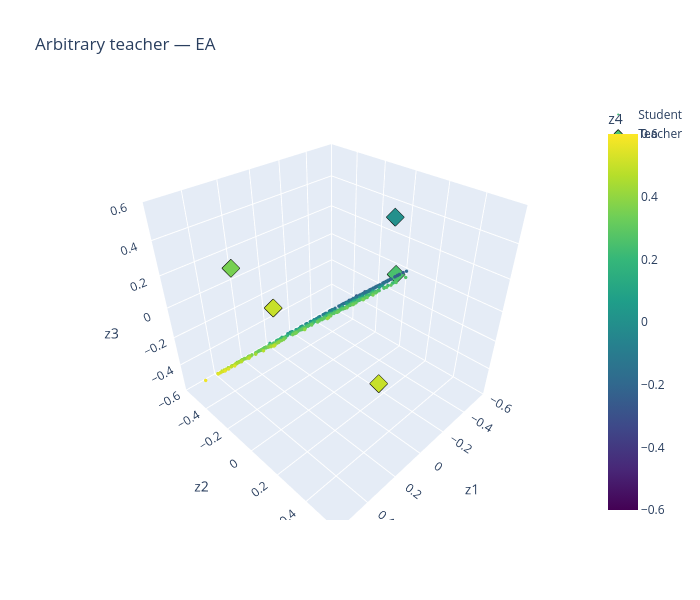

Write notebook code for a chart like this one.
### Code cell
plot_particles_3d(h_ea_arb["particles"][-1], teacher_arb, "Arbitrary teacher — EA")

### Figure 1 — Plotly figure (JSON) as saved in the notebook; plotly's stock layout.template omitted (floating-point values rounded to 4 significant figures; data arrays with more than 128 entries replaced by an {"elided": "..."} marker saying what was removed)
{"data": [{"marker": {"cmax": 0.6, "cmin": -0.6, "color": {"elided": "500 float values"}, "colorbar": {"title": {"text": "z4"}}, "colorscale": [[0, "#440154"], [0.1111, "#482878"], [0.2222, "#3e4989"], [0.3333, "#31688e"], [0.4444, "#26828e"], [0.5556, "#1f9e89"], [0.6667, "#35b779"], [0.7778, "#6ece58"], [0.8889, "#b5de2b"], [1, "#fde725"]], "size": 2}, "mode": "markers", "name": "Student", "type": "scatter3d", "x": {"elided": "500 float values"}, "y": {"elided": "500 float values"}, "z": {"elided": "500 float values"}}, {"marker": {"cmax": 0.6, "cmin": -0.6, "color": [0.25, 0.5, 0.0, 0.5, 0.35], "colorscale": [[0, "#440154"], [0.1111, "#482878"], [0.2222, "#3e4989"], [0.3333, "#31688e"], [0.4444, "#26828e"], [0.5556, "#1f9e89"], [0.6667, "#35b779"], [0.7778, "#6ece58"], [0.8889, "#b5de2b"], [1, "#fde725"]], "line": {"color": "black", "width": 1}, "size": 6, "symbol": "diamond"}, "mode": "markers", "name": "Teacher", "type": "scatter3d", "x": [-0.5, 0.25, -0.25, 0.0, 0.35], "y": [0.0, 0.5, 0.15, -0.5, -0.35], "z": [0.0, 0.0, 0.5, -0.25, 0.25]}], "layout": {"height": 600, "scene": {"xaxis": {"range": [-0.6, 0.6], "title": {"text": "z1"}}, "yaxis": {"range": [-0.6, 0.6], "title": {"text": "z2"}}, "zaxis": {"range": [-0.6, 0.6], "title": {"text": "z3"}}}, "title": {"text": "Arbitrary teacher — EA"}, "width": 700}}
